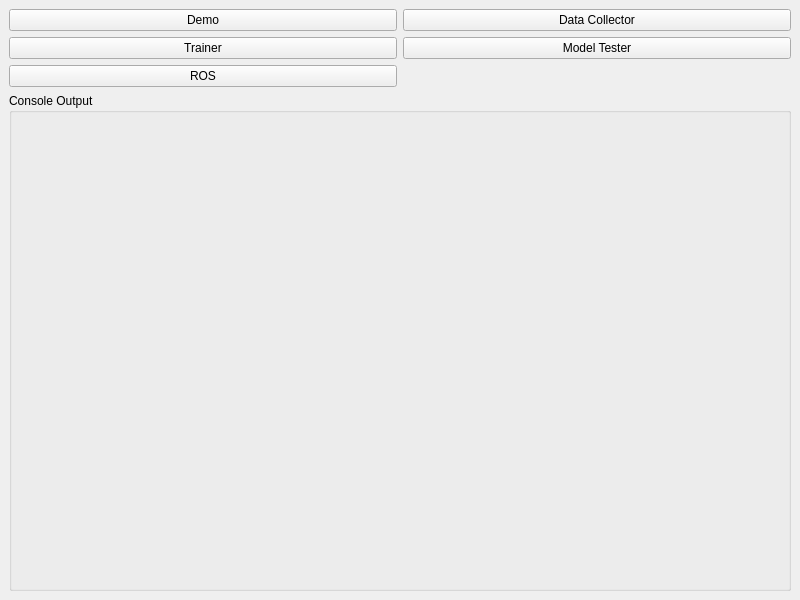
<?xml version="1.0" encoding="UTF-8"?>
<ui version="4.0">
 <class>MainWindow</class>
 <widget class="QMainWindow" name="MainWindow">
  <property name="geometry">
   <rect>
    <x>0</x>
    <y>0</y>
    <width>800</width>
    <height>600</height>
   </rect>
  </property>
  <property name="windowTitle">
   <string>Operations UI</string>
  </property>
  <widget class="QWidget" name="centralwidget">
   <layout class="QGridLayout" name="gridLayout">
    <item row="1" column="1">
     <widget class="QPushButton" name="launch_tester">
      <property name="text">
       <string>Model Tester</string>
      </property>
     </widget>
    </item>
    <item row="0" column="1">
     <widget class="QPushButton" name="launch_collector">
      <property name="text">
       <string>Data Collector</string>
      </property>
     </widget>
    </item>
    <item row="3" column="0" colspan="2">
     <widget class="QGroupBox" name="group_console">
      <property name="title">
       <string>Console Output</string>
      </property>
      <layout class="QGridLayout" name="gridLayout_2">
       <property name="leftMargin">
        <number>0</number>
       </property>
       <property name="topMargin">
        <number>0</number>
       </property>
       <property name="rightMargin">
        <number>0</number>
       </property>
       <property name="bottomMargin">
        <number>0</number>
       </property>
      </layout>
     </widget>
    </item>
    <item row="0" column="0">
     <widget class="QPushButton" name="launch_demo">
      <property name="text">
       <string>Demo</string>
      </property>
     </widget>
    </item>
    <item row="1" column="0">
     <widget class="QPushButton" name="launch_trainer">
      <property name="text">
       <string>Trainer</string>
      </property>
     </widget>
    </item>
    <item row="2" column="0">
     <widget class="QPushButton" name="launch_ros">
      <property name="text">
       <string>ROS</string>
      </property>
     </widget>
    </item>
   </layout>
  </widget>
 </widget>
 <resources/>
 <connections/>
</ui>
